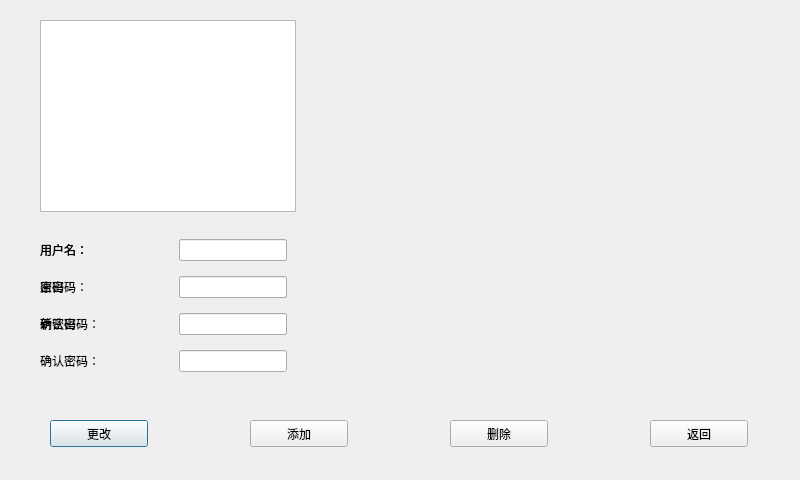
<?xml version="1.0" encoding="UTF-8"?>
<ui version="4.0">
 <class>guanli</class>
 <widget class="QDialog" name="guanli">
  <property name="geometry">
   <rect>
    <x>0</x>
    <y>0</y>
    <width>800</width>
    <height>480</height>
   </rect>
  </property>
  <property name="windowTitle">
   <string>Dialog</string>
  </property>
  <widget class="QLabel" name="label">
   <property name="geometry">
    <rect>
     <x>0</x>
     <y>0</y>
     <width>800</width>
     <height>480</height>
    </rect>
   </property>
   <property name="styleSheet">
    <string notr="true">border-image: url(:/5105.jpg);</string>
   </property>
   <property name="text">
    <string/>
   </property>
  </widget>
  <widget class="QTableView" name="tableView">
   <property name="geometry">
    <rect>
     <x>40</x>
     <y>20</y>
     <width>256</width>
     <height>192</height>
    </rect>
   </property>
  </widget>
  <widget class="QPushButton" name="pushButton">
   <property name="geometry">
    <rect>
     <x>50</x>
     <y>420</y>
     <width>98</width>
     <height>27</height>
    </rect>
   </property>
   <property name="text">
    <string>更改</string>
   </property>
  </widget>
  <widget class="QPushButton" name="pushButton_2">
   <property name="geometry">
    <rect>
     <x>250</x>
     <y>420</y>
     <width>98</width>
     <height>27</height>
    </rect>
   </property>
   <property name="text">
    <string>添加</string>
   </property>
  </widget>
  <widget class="QPushButton" name="pushButton_3">
   <property name="geometry">
    <rect>
     <x>450</x>
     <y>420</y>
     <width>98</width>
     <height>27</height>
    </rect>
   </property>
   <property name="text">
    <string>删除</string>
   </property>
  </widget>
  <widget class="QPushButton" name="pushButton_4">
   <property name="geometry">
    <rect>
     <x>650</x>
     <y>420</y>
     <width>98</width>
     <height>27</height>
    </rect>
   </property>
   <property name="text">
    <string>返回</string>
   </property>
  </widget>
  <widget class="QWidget" name="update" native="true">
   <property name="geometry">
    <rect>
     <x>40</x>
     <y>230</y>
     <width>247</width>
     <height>152</height>
    </rect>
   </property>
   <layout class="QGridLayout" name="gridLayout">
    <item row="0" column="0">
     <layout class="QHBoxLayout" name="horizontalLayout">
      <item>
       <widget class="QLabel" name="label_2">
        <property name="text">
         <string>用户名：</string>
        </property>
       </widget>
      </item>
      <item>
       <widget class="QLineEdit" name="led_update_name">
        <property name="sizePolicy">
         <sizepolicy hsizetype="Fixed" vsizetype="Fixed">
          <horstretch>0</horstretch>
          <verstretch>0</verstretch>
         </sizepolicy>
        </property>
       </widget>
      </item>
     </layout>
    </item>
    <item row="1" column="0">
     <layout class="QHBoxLayout" name="horizontalLayout_2">
      <item>
       <widget class="QLabel" name="label_3">
        <property name="text">
         <string>原密码：</string>
        </property>
       </widget>
      </item>
      <item>
       <widget class="QLineEdit" name="led_update_pwd">
        <property name="sizePolicy">
         <sizepolicy hsizetype="Fixed" vsizetype="Fixed">
          <horstretch>0</horstretch>
          <verstretch>0</verstretch>
         </sizepolicy>
        </property>
       </widget>
      </item>
     </layout>
    </item>
    <item row="2" column="0">
     <layout class="QHBoxLayout" name="horizontalLayout_3">
      <item>
       <widget class="QLabel" name="label_4">
        <property name="text">
         <string>新密码：</string>
        </property>
       </widget>
      </item>
      <item>
       <widget class="QLineEdit" name="led_update_Npwd">
        <property name="sizePolicy">
         <sizepolicy hsizetype="Fixed" vsizetype="Fixed">
          <horstretch>0</horstretch>
          <verstretch>0</verstretch>
         </sizepolicy>
        </property>
       </widget>
      </item>
     </layout>
    </item>
    <item row="3" column="0">
     <layout class="QHBoxLayout" name="horizontalLayout_4">
      <item>
       <widget class="QLabel" name="label_5">
        <property name="text">
         <string>确认密码：</string>
        </property>
       </widget>
      </item>
      <item>
       <widget class="QLineEdit" name="led_update_repwd">
        <property name="sizePolicy">
         <sizepolicy hsizetype="Fixed" vsizetype="Fixed">
          <horstretch>0</horstretch>
          <verstretch>0</verstretch>
         </sizepolicy>
        </property>
       </widget>
      </item>
     </layout>
    </item>
   </layout>
  </widget>
  <widget class="QWidget" name="resgister" native="true">
   <property name="geometry">
    <rect>
     <x>40</x>
     <y>230</y>
     <width>247</width>
     <height>117</height>
    </rect>
   </property>
   <layout class="QGridLayout" name="gridLayout_2">
    <item row="0" column="0">
     <layout class="QHBoxLayout" name="horizontalLayout_5">
      <item>
       <widget class="QLabel" name="label_6">
        <property name="text">
         <string>用户名：</string>
        </property>
       </widget>
      </item>
      <item>
       <widget class="QLineEdit" name="led_resgister_name">
        <property name="sizePolicy">
         <sizepolicy hsizetype="Fixed" vsizetype="Fixed">
          <horstretch>0</horstretch>
          <verstretch>0</verstretch>
         </sizepolicy>
        </property>
       </widget>
      </item>
     </layout>
    </item>
    <item row="1" column="0">
     <layout class="QHBoxLayout" name="horizontalLayout_6">
      <item>
       <widget class="QLabel" name="label_7">
        <property name="text">
         <string>密码：</string>
        </property>
       </widget>
      </item>
      <item>
       <widget class="QLineEdit" name="led_resgister_pwd">
        <property name="sizePolicy">
         <sizepolicy hsizetype="Fixed" vsizetype="Fixed">
          <horstretch>0</horstretch>
          <verstretch>0</verstretch>
         </sizepolicy>
        </property>
       </widget>
      </item>
     </layout>
    </item>
    <item row="2" column="0">
     <layout class="QHBoxLayout" name="horizontalLayout_8">
      <item>
       <widget class="QLabel" name="label_9">
        <property name="text">
         <string>确认密码：</string>
        </property>
       </widget>
      </item>
      <item>
       <widget class="QLineEdit" name="led_resgister_repwd">
        <property name="sizePolicy">
         <sizepolicy hsizetype="Fixed" vsizetype="Fixed">
          <horstretch>0</horstretch>
          <verstretch>0</verstretch>
         </sizepolicy>
        </property>
       </widget>
      </item>
     </layout>
    </item>
   </layout>
  </widget>
 </widget>
 <resources/>
 <connections/>
</ui>
